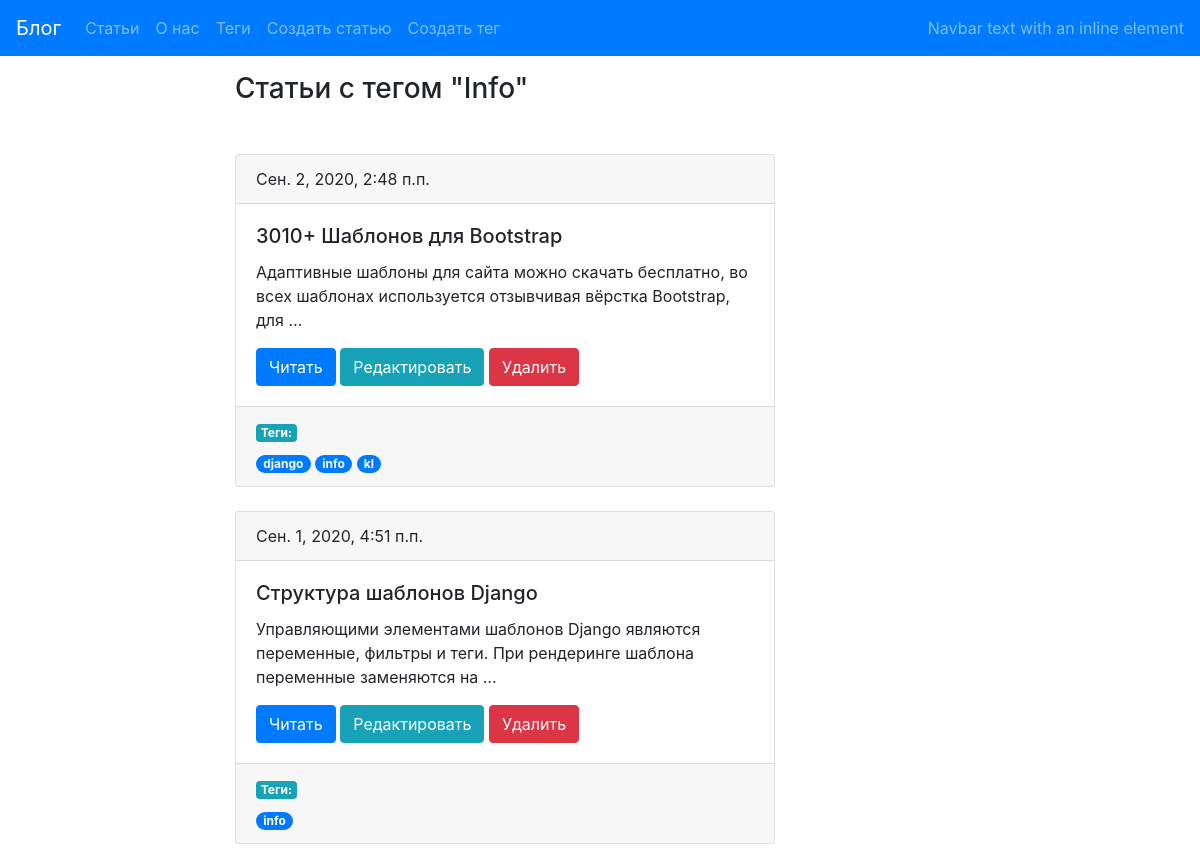
Page /tag/info/ on the committed database.
### blog/models.py (models this page shows, shortened)
class Tag(models.Model):
    title=models.CharField(max_length=50,unique=True)
    slug = models.SlugField(max_length=50,unique=True,blank=True)
    def get_absolute_url(self):
        return reverse("tag_detail_url", kwargs={"slug": self.slug})

class Post(models.Model):
        title=models.CharField(max_length=150,db_index=True,verbose_name="Заголовок")
        slug=models.CharField(max_length=150,blank=True,unique=True)
        body=models.TextField(blank=True,db_index=True,verbose_name="Текст статьи")
        date_pub=models.DateTimeField(auto_now_add=True)
        tags=models.ManyToManyField('Tag',blank=True,related_name='posts', verbose_name="Теги")
        def get_absolute_url(self):
            return reverse("post_detail_url", kwargs={"slug": self.slug})
        class Meta:
          verbose_name="Статья"
          verbose_name_plural = "Статьи"

### blog/views.py (the view)
# urls.py: path('tag/<str:slug>/',TagDetail.as_view(), name='tag_detail_url'),
class TagDetail(ObjectDetailMixin,View):
    model = Tag
    template = 'blog/tags_detail.html'
    template_red = 'tags_list_url'

### blog/utils.py (called while the page is built)
    def get(self,request,slug):
        if self.model.__name__ == "Post":
            obj = get_object_or_404(self.model,slug__iexact=slug)
            comm = obj.comment_set.all()
            form = CommentForm( {"post":obj})
            return render(request, self.template,
                      context={self.model.__name__.lower(): obj,"comm":comm,"form": form})
        else:
            obj = get_object_or_404(self.model, slug__iexact=slug)
            return render(request, self.template,
                          context={self.model.__name__.lower(): obj})

### blog/templates/blog/tags_detail.html
{% extends "blog/base_blog.html" %}
    {% block content %}
        <h3 class="mb-5 mt-3">Статьи с тегом "{{tag.title|title}}"</h3>
            {% for post in tag.posts.all %}
                {%include 'blog/includes/postcard.html'%}
            {% endfor %}
    {% endblock content %}

### blog/templates/blog/includes/postcard.html
    <div class="card">
            <div class="card-header">
                {{ post.date_pub }}
            </div>
            <div class="card-body">
                <h5 class="card-title"> {{ post.title }}</h5>
                <p class="card-text"> {{ post.body|truncatewords:15 }}</p>
                <a href="{{post.get_absolute_url}}" class="btn btn-primary">Читать</a>
                <a href="{% url 'post_update_url' slug=post.slug %}" class="btn btn-info">Редактировать</a>
                <a href="{% url 'post_delete_url' slug=post.slug %}" class="btn btn-danger">Удалить</a>
            </div>
            <div class="card-footer text-muted">
                <h6 class="badge badge-info">Теги: </h6>
                <br>
                {% for tag in post.tags.all %}
                    <a href="{{tag.get_absolute_url}}" class="badge badge-pill badge-primary">{{tag.title}}</h5> </a>
                {% endfor %}
            </div>
    </div>
    <br>

### rows in the picture
Tag: title "Info", title "info"
Post: date_pub "Сен. 2, 2020, 2:48 п.п.", title "3010+ Шаблонов для Bootstrap", body "Адаптивные шаблоны для сайта можно скачать бесплатно, во всех шаблонах используется отзывчивая вёрстка Bootstrap, для …"
Tag: title "django"
Tag: title "kl"
Post: date_pub "Сен. 1, 2020, 4:51 п.п.", title "Структура шаблонов Django", body "Управляющими элементами шаблонов Django являются переменные, фильтры и теги. При рендеринге шаблона переменные заменяются на …"
